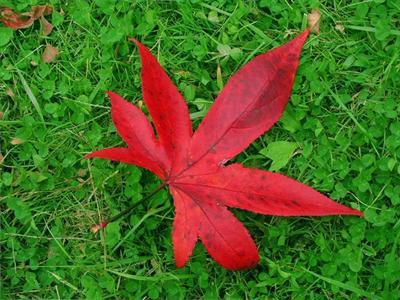
#> input picture hw1/part2/testdata/1.png, 400 x 300 px
$ python main.py
#> lines starting #> are read from the running program, lines starting #| are printed output that depends on the picture
### hw1/part2/JBF.py
import numpy as np
import cv2
import math

class Joint_bilateral_filter(object):
    def __init__(self, sigma_s, sigma_r):
        self.sigma_r = sigma_r
        self.sigma_s = sigma_s
        self.wndw_size = 6*sigma_s+1
        self.pad_w = 3*sigma_s

        self.precision = np.float64

    def joint_bilateral_filter(self, img, guidance):
        """
        Parameters
        ----------
        img : ndarray
            The image to be filtered.

        guidance : ndarray
            The guidance image used to compute range weights.
            It can be either:
              - grayscale: shape (H, W)
              - color:     shape (H, W, C)

        Returns
        -------
        output : ndarray
            The filtered result with the same shape as img.
        """
        BORDER_TYPE = cv2.BORDER_REFLECT
        padded_img = cv2.copyMakeBorder(img, self.pad_w, self.pad_w, self.pad_w, self.pad_w, BORDER_TYPE).astype(np.int32)
        padded_guidance = cv2.copyMakeBorder(guidance, self.pad_w, self.pad_w, self.pad_w, self.pad_w, BORDER_TYPE).astype(np.int32)

        guidance = guidance.astype(self.precision)/255.0
        padded_guidance = padded_guidance.astype(self.precision)/255.0

        if guidance.ndim == 2:
            guidance = guidance[:,:,np.newaxis]
            padded_guidance = padded_guidance[:,:,np.newaxis]

            # guidance = np.expand_dims(guidance, 2)
        ### TODO ###
        # Note: Pixel values should be normalized to [0, 1] (divided by 255) to construct range kernel.
        output = np.zeros((img.shape))
        total_weights = np.zeros((img.shape[0], img.shape[1], 1), dtype=self.precision)

            # gaussian_weights = [[math.exp(-(a**2 + b**2)/(2*(self.sigma_s**2))) for b in range(3+1)] for a in range(3+1)]

        y, x = np.ogrid[-self.pad_w : self.pad_w + 1, -self.pad_w : self.pad_w + 1]
        # spatial_kernel = np.exp(-(x**2 + y**2) / (2 * (self.sigma_s**2)))
        # y = np.ogrid
        gaussian_1d_weights = np.exp( -x**2/(2*self.sigma_s**2) )

        for shift_y in range(-self.pad_w, self.pad_w+1):
            Y_shift_weights = np.zeros((img.shape[0], img.shape[1], 1), dtype=self.precision)

            for shift_x in range(-self.pad_w, self.pad_w+1):
                Ly = self.pad_w + shift_y
                Ry = Ly + img.shape[0]
                Lx = self.pad_w + shift_x
                Rx = Lx + img.shape[1]
                shifted_img = padded_img[Ly:Ry, Lx:Rx]

                guidance_diff = guidance - padded_guidance[Ly:Ry, Lx:Rx]
                guidance_diff_sq = guidance_diff*guidance_diff
                guidance_diff_sq = np.sum(guidance_diff_sq, axis=2)
                # gaussian_weight = gaussian_weights[abs(shift_x)][abs(shift_y)]#
                # math.exp(-(shift_y**2 + shift_x**2)/(2*(self.sigma_s**2)))
                gaussian_weight = math.exp(-(shift_y**2 + shift_x**2)/(2*(self.sigma_s**2)))

                range_kernel = np.exp(-guidance_diff_sq/(2*(self.sigma_r**2)))
                range_kernel = range_kernel[:,:,np.newaxis]
                weighted_img = gaussian_weight*range_kernel*shifted_img
                output += weighted_img
                total_weights += gaussian_weight*range_kernel

        output /= total_weights
        return np.clip(output, 0, 255).astype(np.uint8)

### hw1/part2/main.py
import numpy as np
import cv2
import argparse
import os
from JBF import Joint_bilateral_filter
import csv
import shutil
from pathlib import Path
def read_file(file_path):
    colors = []
    # sigma = []
    sigma_s = None
    sigma_r = None

    with open(file_path, "r") as f:
        lines = f.readlines()

    # Process lines
    for line in lines:
        line = line.strip()

        # Skip empty lines
        if not line:
            continue

        # If it's the header or RGB data
        if line[0].isdigit() or line.startswith("R"):
            if line.startswith("R"):
                continue  # skip header
            r, g, b = map(float, line.split(","))
            colors.append((r, g, b))

        # If it's the parameter line
        elif "sigma" in line:
            parts = line.split(",")
            for i in range(0, len(parts), 2):
                key = parts[i]
                value = float(parts[i + 1])
                # params[key] = value
                if 'sigma_s' in key.lower():
                    sigma_s = int(value)
                elif 'sigma_r' in key.lower():
                    sigma_r = value
                # sigma.append(value)
    return colors, (sigma_s, sigma_r)

def L1Norm(img1, img2):
    assert img1.shape == img2.shape
    return np.sum( np.abs(img1.astype(np.int32) - img2.astype(np.int32)) )#/(img1.shape[0]*img1.shape[1])

def check_img(img_jbf, guidance, baseline, output_folder = None):
    if output_folder:
        os.makedirs(output_folder, exist_ok=True)
        cv2.imwrite(os.path.join(output_folder, 'img_jbf.png'), cv2.cvtColor(img_jbf, cv2.COLOR_RGB2BGR))
        cv2.imwrite( os.path.join(output_folder, 'img_gray.png'), guidance )

    error = L1Norm(baseline, img_jbf)
    print("\t\t L1 Norm:", error)
    return error


def main():
    parser = argparse.ArgumentParser(description='main function of joint bilateral filter')
    parser.add_argument('--image_path', default='./testdata/1.png', help='path to input image')
    parser.add_argument('--setting_path', default='./testdata/1_setting.txt', help='path to setting file')
    args = parser.parse_args()

    filename = Path(args.image_path).stem
    print('processing file', filename)

    img = cv2.imread(args.image_path)
#> img is the input picture: shape (300, 400, 3); mean B, G, R 36.1, 102.2, 81.7
    img_rgb = cv2.cvtColor(img,cv2.COLOR_BGR2RGB)

    colors, (sigma_s, sigma_r) = read_file(args.setting_path)
#> (reads hw1/part2/testdata/1_setting.txt from the repository)
    print('Running Bilateral filter with sigma_s', sigma_s, ', sigma_r', sigma_r)
    output_root = f'output_{filename}'
    os.makedirs(output_root, exist_ok=True)
    shutil.copy(args.image_path, f'{output_root}/ref_image.png')

    JBF = Joint_bilateral_filter(sigma_s = sigma_s, sigma_r = sigma_r)

    jbf_filtered = JBF.joint_bilateral_filter(img = img_rgb, guidance = img_rgb).astype(np.uint8)
#> after the loop in joint_bilateral_filter, `for shift_y in range(-self.pad_w, self.pad_w+1):`:
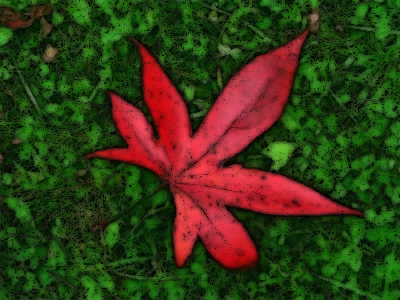
#> output: shape (300, 400, 3) float64; mean R, G, B 1256.4, 1316.3, 501.5; drawn with min black and max white
#> after the loop in joint_bilateral_filter, `for shift_y in range(-self.pad_w, self.pad_w+1):`:
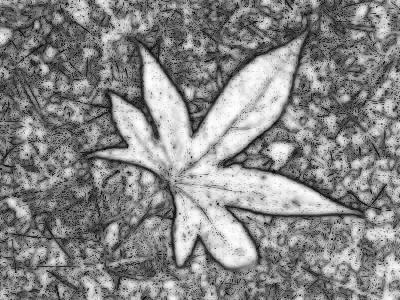
#> total_weights: shape (300, 400, 1) float64; min 1.02, max 24.58, mean 13.5; drawn with min black and max white
    baseline = jbf_filtered

    output_folder = os.path.join(output_root, 'COLOR_BGR2GRAY')
    print('\t testing cv2-conversion')
    img_gray = cv2.cvtColor(img,cv2.COLOR_BGR2GRAY)
    jbf_gray_filtered = JBF.joint_bilateral_filter(img = img_rgb, guidance = img_gray).astype(np.uint8)
#> after the loop in joint_bilateral_filter (call 2), `for shift_y in range(-self.pad_w, self.pad_w+1):`:
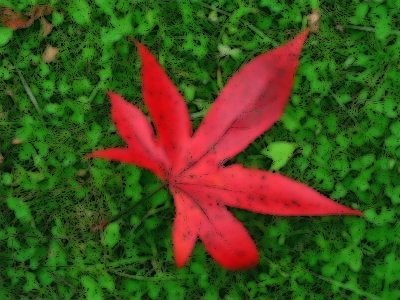
#> output: shape (300, 400, 3) float64; mean R, G, B 1639.3, 1825.5, 673.5; drawn with min black and max white
#> after the loop in joint_bilateral_filter (call 2), `for shift_y in range(-self.pad_w, self.pad_w+1):`:
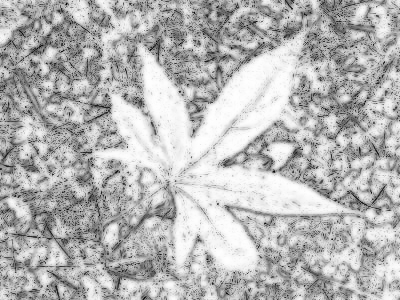
#> total_weights: shape (300, 400, 1) float64; min 1.82, max 24.99, mean 18.4; drawn with min black and max white

    check_img(jbf_gray_filtered, img_gray, baseline, output_folder)
#> in check_img, `error = L1Norm(baseline, img_jbf)`: error = 1207799
#| 		 L1 Norm: 1207799

    for (r,g,b) in colors:
        print('\t testing color (r, g, b)', (r,g,b))
        img_gray = (r*img_rgb[:,:,0] + g*img_rgb[:,:,1] + b*img_rgb[:,:,2])
        img_gray = np.clip(img_gray, 0, 255).astype(np.uint8)
        output_folder = f'{output_root}/r{r}_g{g}_b{b}'
        jbf_gray_filtered = JBF.joint_bilateral_filter(img = img_rgb, guidance = img_gray).astype(np.uint8)
        check_img(jbf_gray_filtered, img_gray, baseline, output_folder)
#> this loop made 5 passes
#> error in check_img on passes 1 to 5: 1439568, 1305961, 1393620, 1279697, 1127913
#| 		 L1 Norm: 1439568
#| 		 L1 Norm: 1305961
#| 		 L1 Norm: 1393620
#| 		 L1 Norm: 1279697
#| 		 L1 Norm: 1127913
#> pass 1, in joint_bilateral_filter (call 3), `padded_guidance = cv2.copyMakeBorder(guidance, self.pad_w, self.pad_w,..`:
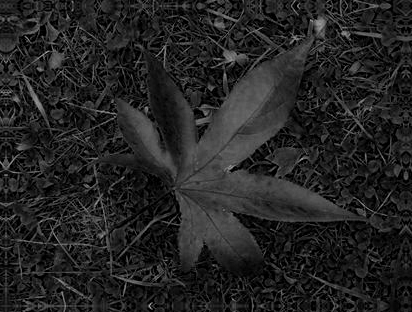
#> padded_guidance: shape (312, 412) int32; min 0, max 176, mean 35.8


    # 在 main() 最後加上這段
    print('\n--- Sanity check ---')
    # 用全黑 guidance（全部對比度為 0），range kernel 全為 1，退化為純 Gaussian blur
    zero_guidance = np.zeros_like(img_gray)
    jbf_zero = JBF.joint_bilateral_filter(img=img_rgb, guidance=zero_guidance).astype(np.uint8)
#> in joint_bilateral_filter (call 8), `padded_guidance = cv2.copyMakeBorder(guidance, self.pad_w, self.pad_w,..`: padded_guidance: shape (312, 412) int32; every value is 0
#> in joint_bilateral_filter (call 8), `padded_guidance = cv2.copyMakeBorder(guidance, self.pad_w, self.pad_w,..`: guidance: shape (300, 400); every value is 0
#> in joint_bilateral_filter (call 8), `guidance = guidance.astype(self.precision)/255.0`: guidance: shape (300, 400) float64; every value is 0
#> in joint_bilateral_filter (call 8), `padded_guidance = padded_guidance.astype(self.precision)/255.0`: padded_guidance: shape (312, 412) float64; every value is 0
#> after the loop in joint_bilateral_filter (call 8), `for shift_y in range(-self.pad_w, self.pad_w+1):`:
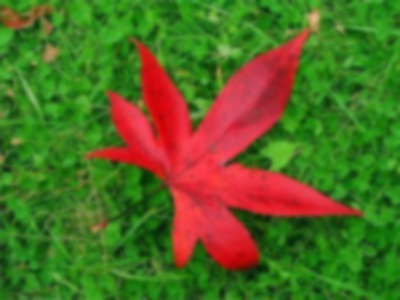
#> output: shape (300, 400, 3) float64; mean R, G, B 2049.5, 2562.6, 904.5; drawn with min black and max white
#> after the loop in joint_bilateral_filter (call 8), `for shift_y in range(-self.pad_w, self.pad_w+1):`: total_weights: shape (300, 400, 1) float64; every value is 25.08
#> in joint_bilateral_filter (call 8), `return np.clip(output, 0, 255).astype(np.uint8)`:
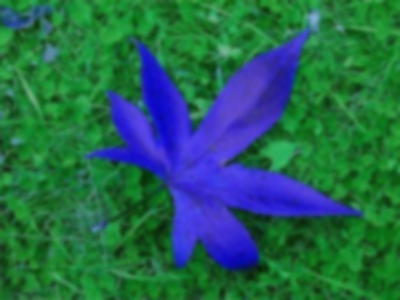
#> returned value: shape (300, 400, 3); mean of channels 0, 1, 2 81.2, 101.7, 35.6; drawn as B, G, R
    print('Zero guidance (pure Gaussian) L1:', L1Norm(img_rgb, jbf_zero))
#| Zero guidance (pure Gaussian) L1: 4821976

    # 用原圖 guidance（完整 bilateral），L1 應該最小
    jbf_self = JBF.joint_bilateral_filter(img=img_rgb, guidance=img_rgb).astype(np.uint8)
    print('Self guidance (full bilateral) L1:', L1Norm(img_rgb, jbf_self))
#| Self guidance (full bilateral) L1: 1515916


if __name__ == '__main__':
    main()
